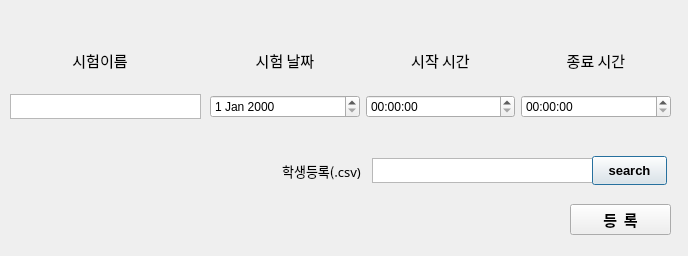
<?xml version="1.0" encoding="UTF-8"?>
<ui version="4.0">
 <class>Dialog</class>
 <widget class="QDialog" name="Dialog">
  <property name="geometry">
   <rect>
    <x>0</x>
    <y>0</y>
    <width>688</width>
    <height>256</height>
   </rect>
  </property>
  <property name="windowTitle">
   <string>Dialog</string>
  </property>
  <widget class="QWidget" name="horizontalLayoutWidget">
   <property name="geometry">
    <rect>
     <x>210</x>
     <y>30</y>
     <width>461</width>
     <height>61</height>
    </rect>
   </property>
   <layout class="QHBoxLayout" name="horizontalLayout_2">
    <item>
     <widget class="QLabel" name="label_2">
      <property name="font">
       <font>
        <family>굴림</family>
        <pointsize>11</pointsize>
       </font>
      </property>
      <property name="text">
       <string>시험 날짜</string>
      </property>
      <property name="alignment">
       <set>Qt::AlignCenter</set>
      </property>
     </widget>
    </item>
    <item>
     <widget class="QLabel" name="label_3">
      <property name="font">
       <font>
        <family>굴림</family>
        <pointsize>11</pointsize>
       </font>
      </property>
      <property name="text">
       <string>시작 시간</string>
      </property>
      <property name="alignment">
       <set>Qt::AlignCenter</set>
      </property>
     </widget>
    </item>
    <item>
     <widget class="QLabel" name="label_4">
      <property name="font">
       <font>
        <family>굴림</family>
        <pointsize>11</pointsize>
       </font>
      </property>
      <property name="text">
       <string>종료 시간</string>
      </property>
      <property name="alignment">
       <set>Qt::AlignCenter</set>
      </property>
     </widget>
    </item>
   </layout>
  </widget>
  <widget class="QWidget" name="horizontalLayoutWidget_2">
   <property name="geometry">
    <rect>
     <x>20</x>
     <y>30</y>
     <width>160</width>
     <height>61</height>
    </rect>
   </property>
   <layout class="QHBoxLayout" name="horizontalLayout_3">
    <item>
     <widget class="QLabel" name="label">
      <property name="font">
       <font>
        <family>굴림</family>
        <pointsize>11</pointsize>
       </font>
      </property>
      <property name="text">
       <string>시험이름</string>
      </property>
      <property name="alignment">
       <set>Qt::AlignCenter</set>
      </property>
     </widget>
    </item>
   </layout>
  </widget>
  <widget class="QWidget" name="horizontalLayoutWidget_3">
   <property name="geometry">
    <rect>
     <x>210</x>
     <y>70</y>
     <width>461</width>
     <height>73</height>
    </rect>
   </property>
   <layout class="QHBoxLayout" name="horizontalLayout_5">
    <item>
     <widget class="QDateEdit" name="dateEdit"/>
    </item>
    <item>
     <widget class="QTimeEdit" name="timeEdit"/>
    </item>
    <item>
     <widget class="QTimeEdit" name="timeEdit_2"/>
    </item>
   </layout>
  </widget>
  <widget class="QTextEdit" name="textEdit">
   <property name="geometry">
    <rect>
     <x>10</x>
     <y>94</y>
     <width>191</width>
     <height>25</height>
    </rect>
   </property>
  </widget>
  <widget class="QTextEdit" name="textEdit_2">
   <property name="geometry">
    <rect>
     <x>372</x>
     <y>158</y>
     <width>221</width>
     <height>25</height>
    </rect>
   </property>
  </widget>
  <widget class="QPushButton" name="pushButton">
   <property name="geometry">
    <rect>
     <x>592</x>
     <y>156</y>
     <width>75</width>
     <height>29</height>
    </rect>
   </property>
   <property name="font">
    <font>
     <family>Arial</family>
     <pointsize>10</pointsize>
     <weight>75</weight>
     <bold>true</bold>
    </font>
   </property>
   <property name="text">
    <string>search</string>
   </property>
  </widget>
  <widget class="QLabel" name="label_8">
   <property name="geometry">
    <rect>
     <x>271</x>
     <y>161</y>
     <width>101</width>
     <height>20</height>
    </rect>
   </property>
   <property name="font">
    <font>
     <family>굴림</family>
     <pointsize>10</pointsize>
    </font>
   </property>
   <property name="text">
    <string>학생등록(.csv)</string>
   </property>
   <property name="alignment">
    <set>Qt::AlignCenter</set>
   </property>
  </widget>
  <widget class="QPushButton" name="pushButton_2">
   <property name="geometry">
    <rect>
     <x>570</x>
     <y>204</y>
     <width>101</width>
     <height>31</height>
    </rect>
   </property>
   <property name="font">
    <font>
     <family>굴림</family>
     <pointsize>11</pointsize>
     <weight>75</weight>
     <bold>true</bold>
    </font>
   </property>
   <property name="text">
    <string>등  록</string>
   </property>
  </widget>
 </widget>
 <resources/>
 <connections>
  <connection>
   <sender>pushButton_2</sender>
   <signal>clicked()</signal>
   <receiver>Dialog</receiver>
   <slot>register_slot()</slot>
   <hints>
    <hint type="sourcelabel">
     <x>570</x>
     <y>234</y>
    </hint>
    <hint type="destinationlabel">
     <x>487</x>
     <y>234</y>
    </hint>
   </hints>
  </connection>
  <connection>
   <sender>pushButton</sender>
   <signal>clicked()</signal>
   <receiver>Dialog</receiver>
   <slot>search_slot()</slot>
   <hints>
    <hint type="sourcelabel">
     <x>619</x>
     <y>178</y>
    </hint>
    <hint type="destinationlabel">
     <x>587</x>
     <y>146</y>
    </hint>
   </hints>
  </connection>
 </connections>
 <slots>
  <slot>register_slot()</slot>
  <slot>search_slot()</slot>
 </slots>
</ui>
